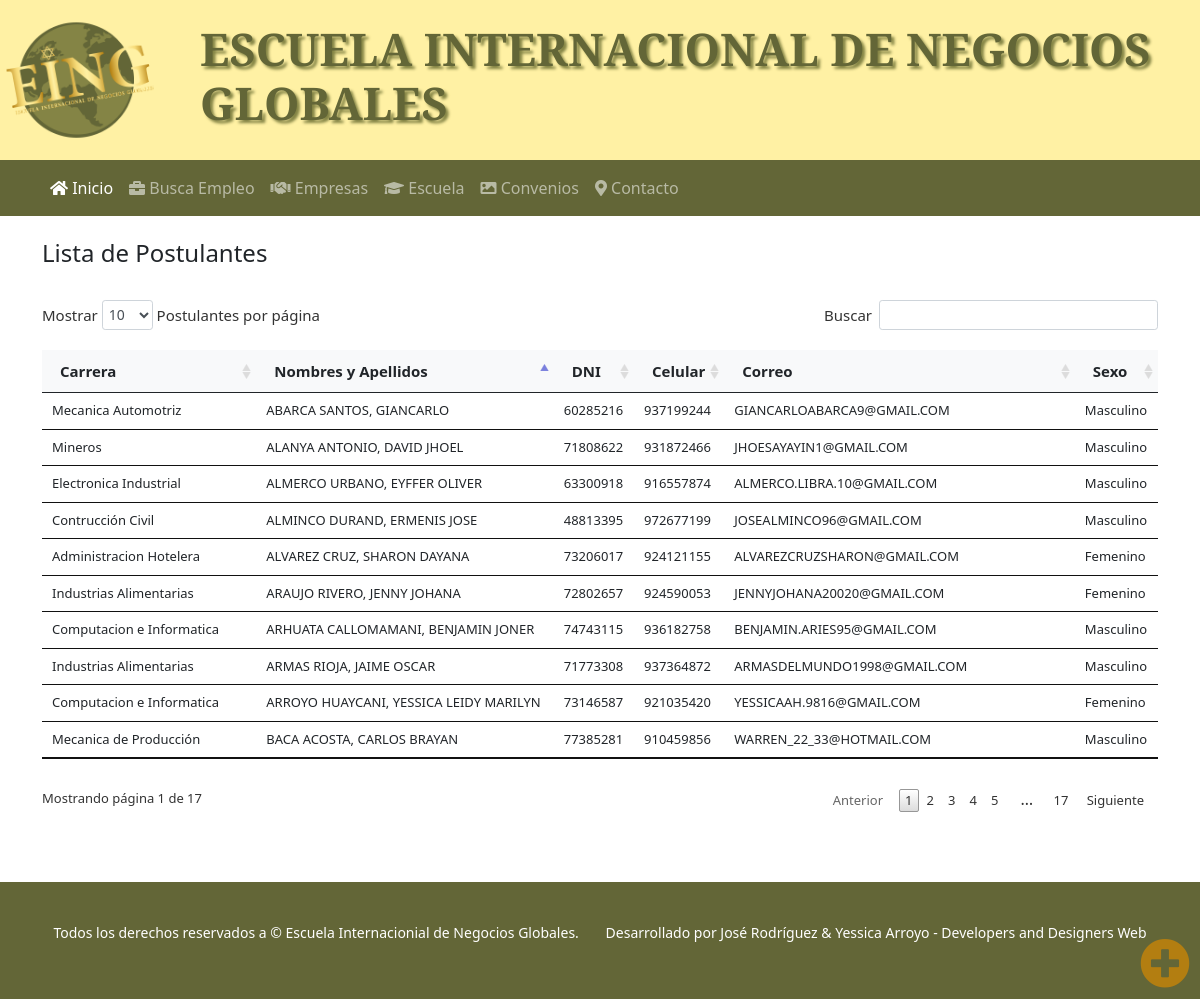
The page /empresas.php on the database its author committed.
### tables this page shows
CREATE TABLE `tbpersonas` (
  `id` int(10) AUTO_INCREMENT PRIMARY KEY,
  `codigo` varchar(10) NOT NULL,
  `nombres` varchar(50) NOT NULL,
  `apellidos` varchar(50) NOT NULL,
  `dni` varchar(8) NOT NULL,
  `celular` int(10) NOT NULL,
  `correo` varchar(50) NOT NULL,
  `idsexo` int(10) NOT NULL,
  `idbeca` int(10) NOT NULL,
  `idcarrera` int(10) NOT NULL
);

### empresas.php (the view, shortened to what this page needs)
<?php
	require_once 'head.php';
	$conexion=conexion();
	$sql = "SELECT * FROM vw_personas_lista";
	$result = $conexion -> query($sql);
 ?>
	<section class="container">
	<div class="bg-white pl-5 pr-5 pb-3 container-tabla">
		<div class="row" id="">
			<div class="col-sm-12">
				<br>
				<h4 class="float-left">Lista de Postulantes</h4><br>
			</div>
		</div>
		<table class="table-hover table table-sm" id="tablaProd">
			<thead class="bg-light">
				<tr>
					<th>Carrera</th>
					<th>Nombres y Apellidos</th>
					<th>DNI</th>
					<th>Celular</th>
					<th>Correo</th>
					<th>Sexo</th>
				</tr>
			</thead>
			<tbody>
				<?php
					while ($ver = $result -> fetch_assoc()) {
				?>
				<tr>
					<td><?php echo $ver['carrera']; ?></td>
					<td><?php echo $ver['apellidos'].", ".$ver['nombres']; ?></td>
					<td><?php echo $ver['dni']; ?></td>
					<td><?php echo $ver['celular']; ?></td>
					<td><?php echo $ver['correo']; ?></td>
					<td><?php echo $ver['sexo']; ?></td>
				</tr>
				<?php } ?>
			</tbody>
		</table>
	</div>
	<br><br>
</section>
 <?php
	require_once 'footer.php';
 ?>

### css/style.css (style rules this page uses)
* { padding: 0; margin: 0; box-sizing: border-box; vertical-align: baseline; }
:root { --facebook: #3b5998; --twitter: #55acee; --instagram: #e4405f; --linkedin: #0077b5; --whatsapp: #4ac959; --verde1: #848445; --verde2: #636637; --naranja: #b37e11; --amarillo1: #f8dd7b; --amarillo2: #fff1a4; }
section { text-align: justify; margin-top: 215px; transition: all 0.5s ease; }
.container-tabla { width: 100%; overflow: hidden; min-height: calc(100vh - 320px); }

### css/style-tabla.css (style rules this page uses)
#tablaProd { margin-bottom: 20px; }
#tablaProd th { font-size: 15px; }
#tablaProd td { font-size: 13px; }

### rows shown on the page
tbpersonas: carrera "Computacion e Informatica", apellidos "ARHUATA CALLOMAMANI", nombres "BENJAMIN JONER", dni "74743115", celular "936182758", correo "BENJAMIN.ARIES95@GMAIL.COM", sexo "Masculino"
tbpersonas: carrera "Mecanica de Producción", apellidos "BACA ACOSTA", nombres "CARLOS BRAYAN", dni "77385281", celular "910459856", correo "WARREN_22_33@HOTMAIL.COM", sexo "Masculino"
tbpersonas: carrera "Mineros", apellidos "ALANYA ANTONIO", nombres "DAVID JHOEL", dni "71808622", celular "931872466", correo "JHOESAYAYIN1@GMAIL.COM", sexo "Masculino"
tbpersonas: carrera "Contrucción Civil", apellidos "ALMINCO DURAND", nombres "ERMENIS JOSE", dni "48813395", celular "972677199", correo "JOSEALMINCO96@GMAIL.COM", sexo "Masculino"
tbpersonas: carrera "Electronica Industrial", apellidos "ALMERCO URBANO", nombres "EYFFER OLIVER", dni "63300918", celular "916557874", correo "ALMERCO.LIBRA.10@GMAIL.COM", sexo "Masculino"
tbpersonas: carrera "Mecanica Automotriz", apellidos "ABARCA SANTOS", nombres "GIANCARLO", dni "60285216", celular "937199244", correo "GIANCARLOABARCA9@GMAIL.COM", sexo "Masculino"
tbpersonas: carrera "Industrias Alimentarias", apellidos "ARMAS RIOJA", nombres "JAIME OSCAR", dni "71773308", celular "937364872", correo "ARMASDELMUNDO1998@GMAIL.COM", sexo "Masculino"
tbpersonas: carrera "Industrias Alimentarias", apellidos "ARAUJO RIVERO", nombres "JENNY JOHANA", dni "72802657", celular "924590053", correo "JENNYJOHANA20020@GMAIL.COM", sexo "Femenino"
tbpersonas: carrera "Administracion Hotelera", apellidos "ALVAREZ CRUZ", nombres "SHARON DAYANA", dni "73206017", celular "924121155", correo "ALVAREZCRUZSHARON@GMAIL.COM", sexo "Femenino"
tbpersonas: carrera "Computacion e Informatica", apellidos "ARROYO HUAYCANI", nombres "YESSICA LEIDY MARILYN", dni "73146587", celular "921035420", correo "YESSICAAH.9816@GMAIL.COM", sexo "Femenino"
